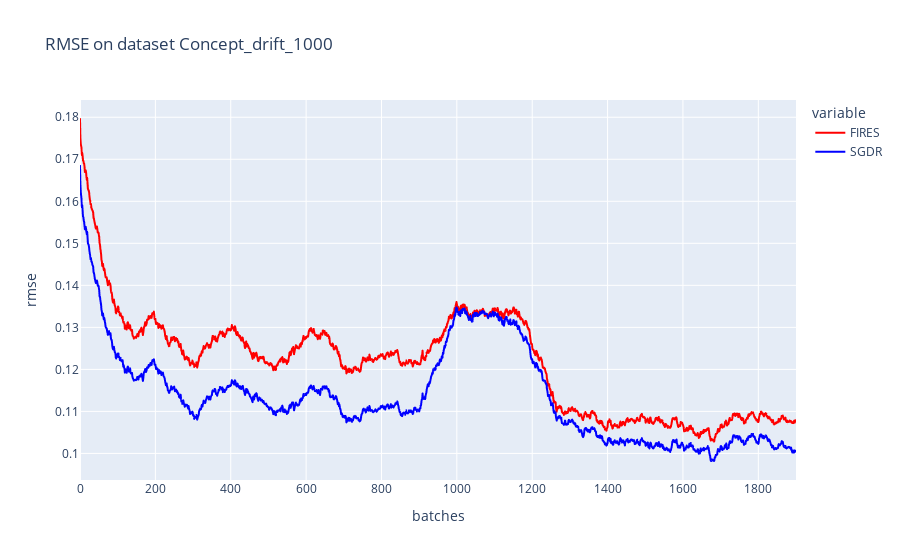

This figure's notebook cell:
### Code cell
title = "RMSE on dataset {}".format(dataset_name)
col_names = ["FIRES", "SGDR"]
d = {"FIRES":fires_rmse, "SGDR":sgdr_rmse}
df = pd.DataFrame(d, columns=col_names)
fig = px.line(df, y = col_names, title=title, labels={"index":"batches", "value":"rmse"}, color_discrete_map={'FIRES': 'red', "SGDR": "blue"})
rmse_trace = fig["data"]
fig.show()

### Figure 1 — Plotly figure (JSON) as saved in the notebook; plotly's stock layout.template omitted (floating-point values rounded to 4 significant figures; data arrays with more than 128 entries replaced by an {"elided": "..."} marker saying what was removed)
{"data": [{"hovertemplate": "variable=FIRES<br>batches=%{x}<br>rmse=%{y}<extra></extra>", "legendgroup": "FIRES", "line": {"color": "red", "dash": "solid"}, "mode": "lines", "name": "FIRES", "showlegend": true, "type": "scattergl", "x": {"elided": "1901 int values"}, "xaxis": "x", "y": {"elided": "1901 float values"}, "yaxis": "y"}, {"hovertemplate": "variable=SGDR<br>batches=%{x}<br>rmse=%{y}<extra></extra>", "legendgroup": "SGDR", "line": {"color": "blue", "dash": "solid"}, "mode": "lines", "name": "SGDR", "showlegend": true, "type": "scattergl", "x": {"elided": "1901 int values"}, "xaxis": "x", "y": {"elided": "1901 float values"}, "yaxis": "y"}], "layout": {"legend": {"title": {"text": "variable"}, "tracegroupgap": 0}, "title": {"text": "RMSE on dataset Concept_drift_1000"}, "xaxis": {"anchor": "y", "domain": [0, 1], "title": {"text": "batches"}}, "yaxis": {"anchor": "x", "domain": [0, 1], "title": {"text": "rmse"}}}}
